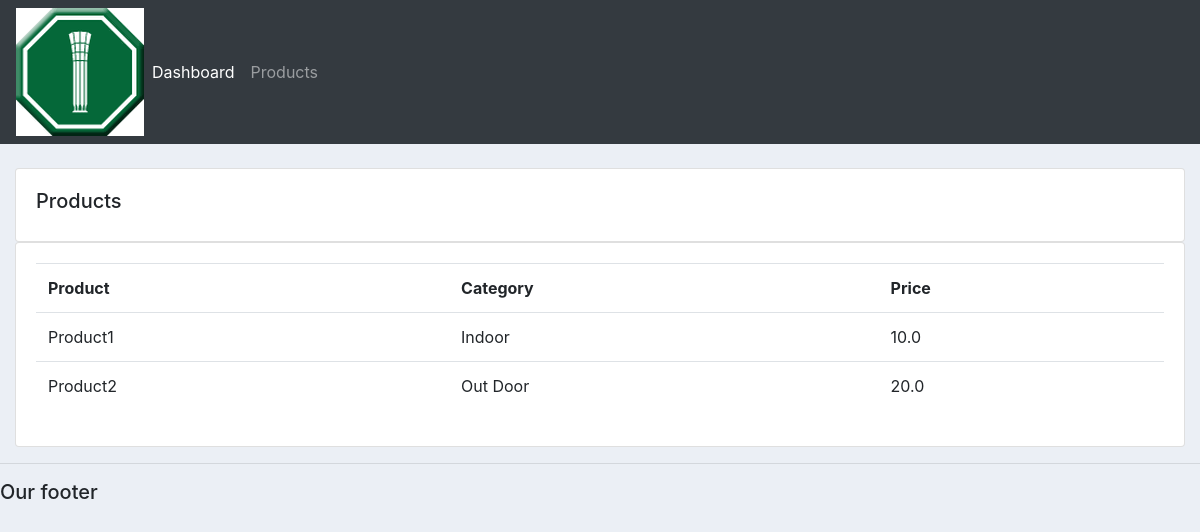
The app's page /market/products/ with its own data.
### app1/models.py (models this page shows, shortened)
class Product(models.Model):
	CATEGORY = (
			('Indoor', 'Indoor'),
			('Out Door', 'Out Door'),
			)
	name = models.CharField(max_length=200, null=True)
	price = models.FloatField(null=True)
	category = models.CharField(max_length=200, null=True, choices=CATEGORY)
	description = models.CharField(max_length=200, null=True, blank=True)
	date_created = models.DateTimeField(auto_now_add=True, null=True)
	tags = models.ManyToManyField(Tag)

### app1/views.py (the view)
# urls.py: path('products/', views.products, name='products'),
def products(request):
	products = Product.objects.all()
	return render(request, 'app1/products.html', {'products':products})

### app1/templates/app1/products.html
{%  extends 'app1/main.html' %}
{% block content %}
		<br>
		<div class="row">
			<div class="col-md">
				<div class="card card-body">
					<h5>Products</h5>
				</div>
				<div class="card card-body">
					<table class="table">
						<tr>
							<th>Product</th>
							<th>Category</th>
							<th>Price</th>
						</tr>
						{% for i in products %}
							<tr>
								<td>{{i.name}}</td>
								<td>{{i.category}}</td>
								<td>{{i.price}}</td>
							</tr>
						{% endfor %}
					</table>
				</div>
			</div>
		</div>
{% endblock content %}

### static/css/main.css (style rules this page uses)
body { background-color: #ebeff5; }

### records on screen
Product: name "Product1", category "Indoor", price "10.0"
Product: name "Product2", category "Out Door", price "20.0"
